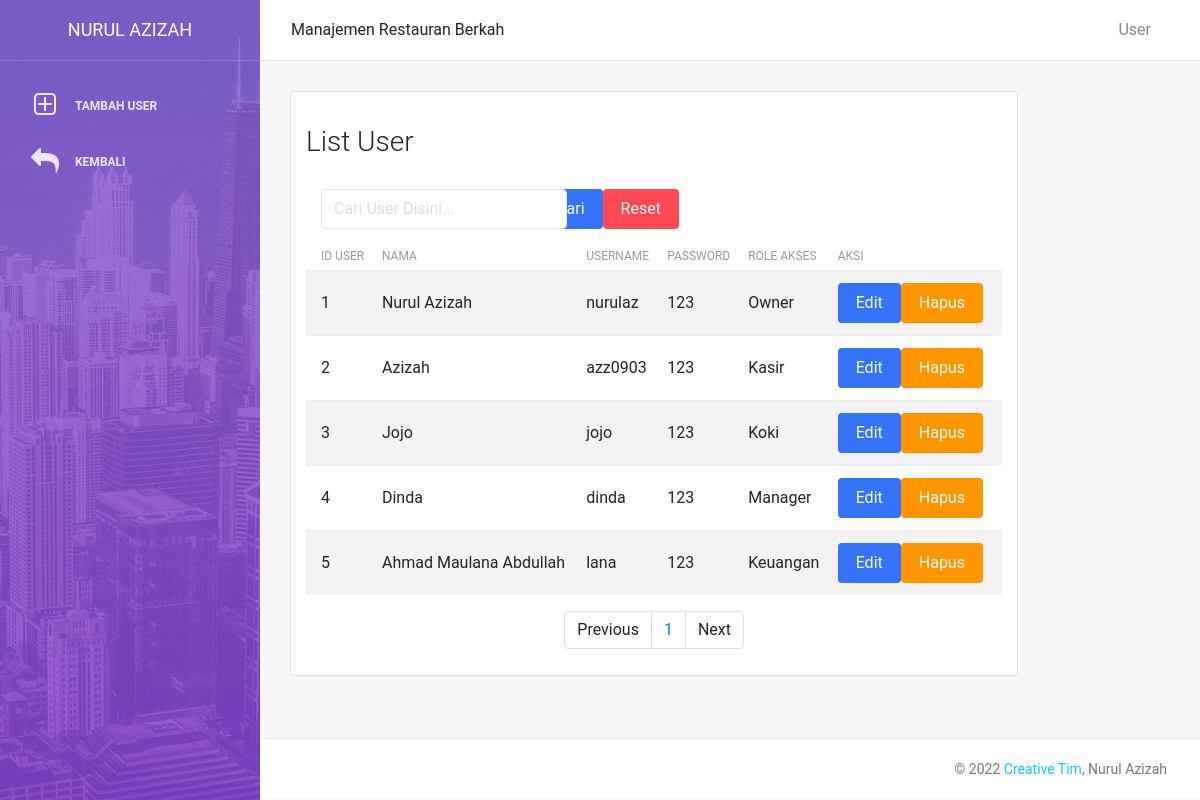
The page /user.php (signed in) on the database its author committed.
### tables this page shows
CREATE TABLE `user` (
  `id_user` int(11) NOT NULL,
  `nama` varchar(100) NOT NULL,
  `alamat` varchar(100) NOT NULL,
  `no_telp` varchar(12) NOT NULL,
  `username` varchar(100) NOT NULL,
  `password` varchar(100) NOT NULL,
  `role_id` int(11) NOT NULL
);

CREATE TABLE `role` (
  `id_role` int(11) NOT NULL,
  `nama` varchar(100) NOT NULL
);

### user.php (the view, shortened to what this page needs)
<?php
include 'config.php';
?>
<!DOCTYPE html>
<html lang="en">
<head>
    <link rel="stylesheet" href="https://maxcdn.bootstrapcdn.com/font-awesome/latest/css/font-awesome.min.css" />
    <link href="assets/css/bootstrap.min.css" rel="stylesheet" />
    <link href="assets/css/light-bootstrap-dashboard.css?v=2.0.0 " rel="stylesheet" />
    <link href="assets/css/demo.css" rel="stylesheet" />
</head>
<body>
    <div class="wrapper">
        <div class="sidebar" data-image="assets/img/bg-01.jpg">
            <div class="sidebar-wrapper">
                <div class="logo">
                    <a class="simple-text">
                        Nurul Azizah
                    </a>
                </div>
                <ul class="nav">
                     <li>
                        <a class="nav-link" href="tambah_user.php">
                            <i class="fa fa-plus-square-o"></i>
                            <p>Tambah User</p>
                        </a>
                    </li>
                    <li>
                        <a class="nav-link" onclick="history.back(-1)">
                            <i class="fa fa-reply"></i>
                            <p>Kembali</p>
                        </a>
                    </li>
                </ul>
            </div>
        </div>
        <div class="main-panel">
            <nav class="navbar navbar-expand-lg " color-on-scroll="500">
                <div class="container-fluid">
                    <div class="collapse navbar-collapse justify-content-end" id="navigation">
                        <ul class="nav navbar-nav mr-auto">
                          Manajemen Restauran Berkah
                        </ul>
                        <ul class="navbar-nav ml-auto">
                            <li class="nav-item">
                                <a class="nav-link">
                                    <span class="no-icon">User</span>
                                </a>
                            </li>
                        </ul>
                    </div>
                </div>
            </nav>
            <div class="content">
                <div class="container-fluid">
                    <div class="row">
                        <div class="col-md-10">
                            <div class="card">
                                <div class="card-header">
                                    <h3>List User</h3>
                                </div>
                                <div class="card-body">
  <form class="form-inline" method="post" role="search" >
   <div class="col-md-4">
        <input type="text" name="keyword" class="form-control" placeholder="Cari User Disini...">
    </div>
  <button type="submit" name="cari" class="btn btn-primary btn-fill">Cari</button>
  <a href="user.php" class="btn btn-danger btn-fill">Reset</a>
</form>
  <table id="tabel"  class="table table-hover table-striped">
    <thead>
    <tr>
        <th>ID User</th>
        <th>Nama</th>
        <th>Username</th>
        <th>Password</th>
        <th>Role Akses</th>
        <th>Aksi</th>
    </tr>
</thead>
    <?php
    $batas = 7;
    $halaman = isset($_GET['halaman'])?(int)$_GET['halaman'] : 1;
    $halaman_awal = ($halaman>1) ? ($halaman * $batas) - $batas : 0;
    $previous = $halaman - 1;
    $next = $halaman + 1;
    $view = mysqli_query($dbconnect,"SELECT u.*,r.nama as nama_role FROM user as u INNER JOIN role as r ON u.role_id=r.id_role");
    $jumlah_data = mysqli_num_rows($view);
    $total_halaman = ceil($jumlah_data / $batas);
    $view = mysqli_query($dbconnect,"SELECT u.*,r.nama as nama_role FROM user as u INNER JOIN role as r ON u.role_id=r.id_role LIMIT $halaman_awal, $batas");
    while($row = mysqli_fetch_array($view)){
    ?>
    <tr>
        <td><?= $row['id_user']?></td>
        <td><?= $row['nama']?></td>
        <td><?= $row['username']?></td>
        <td><?= $row['password']?></td>
        <td><?= $row['nama_role']?></td>
        <td>
            <a href="edit_user.php?id=<?=$row['id_user']?>" class="btn btn-primary btn-fill">Edit</a>
            <a href="hapus_user.php?id=<?=$row['id_user']?>" class="btn btn-warning btn-fill" onclick="return confirm('Apakah anda yakin?')">Hapus</a>
        </td>
    </tr>
    <?php
    }
    ?>
  </table>
  <nav>
            <ul class="pagination justify-content-center">
                <li class="page-item">
                    <a class="page-link" <?php if($halaman > 1){ echo "href='?halaman=$previous'"; } ?>>Previous</a>
                </li>
                <?php
                for($x=1;$x<=$total_halaman;$x++){
                    ?>
                    <li class="page-item"><a class="page-link" href="?halaman=<?php echo $x ?>"><?php echo $x; ?></a></li>
                    <?php
                }
                ?>
                <li class="page-item">
                    <a  class="page-link" <?php if($halaman < $total_halaman) { echo "href='?halaman=$next'"; } ?>>Next</a>
                </li>
            </ul>
        </nav>
                                </div>
                            </div>
                        </div>
                    </div>
                </div>
            </div>
            <footer class="footer">
                <div class="container-fluid">
                    <nav>
                        <p class="copyright text-center">
                            ©
                            <a href="http://www.creative-tim.com">Creative Tim</a>, Nurul Azizah
                        </p>
                    </nav>
                </div>
            </footer>
        </div>
    </div>
</body>
</html>

### rows shown on the page
user: id_user "1", nama "Nurul Azizah", username "nurulaz", password "123", role.nama "Owner"
user: id_user "2", nama "Azizah", username "azz0903", password "123", role.nama "Kasir"
user: id_user "3", nama "Jojo", username "jojo", password "123", role.nama "Koki"
user: id_user "4", nama "Dinda", username "dinda", password "123", role.nama "Manager"
user: id_user "5", nama "Ahmad Maulana Abdullah", username "lana", password "123", role.nama "Keuangan"
